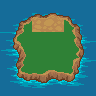

A level layout from a 2D game, rendered from its tile map. Below: a short description, then the map file with its tile-grid data intact:
An orthogonal 3x3 tile map with 32x32 px tiles, 2 tile layers (Capa de Patrones 1, 2), 4 tilesets.

<map version="1.0" orientation="orthogonal" renderorder="left-up" width="3" height="3" tilewidth="32" tileheight="32" nextobjectid="1">
 <tileset firstgid="1" name="watergrass" tilewidth="32" tileheight="32" tilecount="18" columns="3">
  <image source="../../texturas/watergrass.png" width="96" height="192" />
 </tileset>
 <tileset firstgid="19" name="water" tilewidth="32" tileheight="32" tilecount="18" columns="3">
  <image source="../../texturas/water.png" width="96" height="192" />
  <tile id="4">
   <properties>
    <property name="x" type="int" value="1" />
    <property name="y" type="int" value="1" />
   </properties>
  </tile>
 </tileset>
 <tileset firstgid="37" name="grass" tilewidth="32" tileheight="32" tilecount="18" columns="3">
  <image source="../../texturas/grass.png" width="96" height="192" />
 </tileset>
 <tileset firstgid="55" name="dirt" tilewidth="32" tileheight="32" tilecount="18" columns="3">
  <image source="../../texturas/dirt.png" width="96" height="192" />
 </tileset>
 <layer name="Capa de Patrones 1" width="3" height="3">
  <data encoding="csv">
47,65,47,
47,47,47,
47,47,47
</data>
 </layer>
 <layer name="2" width="3" height="3">
  <data encoding="csv">
20,32,21,
30,0,28,
23,26,24
</data>
 </layer>
</map>
